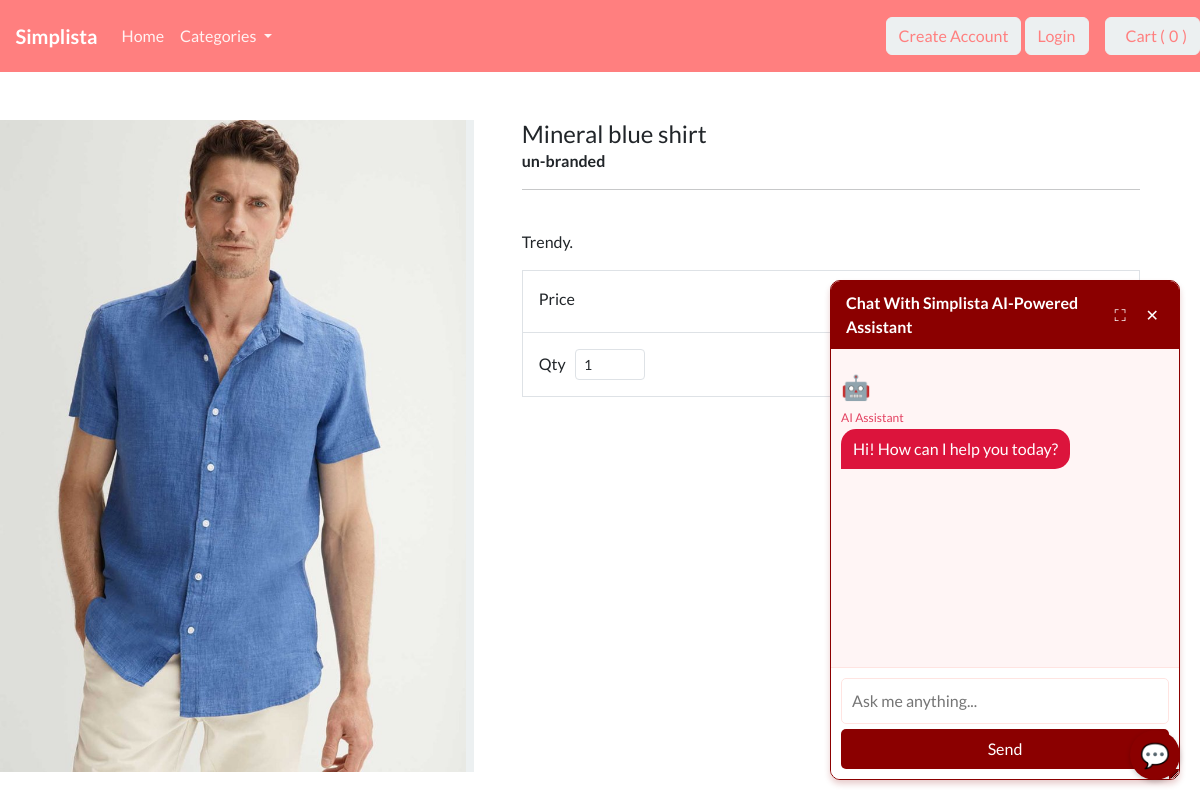
The app's page /product/mineral-blue-shirt/ with its own data.
### store/models.py (models this page shows, shortened)
class Product(models.Model):
    category = models.ForeignKey(Category, related_name='product', on_delete=models.CASCADE, null=True)
    title = models.CharField(max_length=250)
    brand = models.CharField(max_length=250, default='un-branded')
    description = models.TextField(blank=True)
    slug = models.SlugField(max_length=255)
    price = models.DecimalField(max_digits=6, decimal_places=2)
    image = models.ImageField(upload_to='images/')
    class Meta:
        verbose_name_plural = 'products'

### store/views.py (the view, shortened to what this page needs)
# urls.py: path('product/<slug:product_slug>/', views.product_info, name='product-info'),
def product_info(request, product_slug):
    product = get_object_or_404(Product, slug=product_slug)
    context = {'product': product}
    return render(request, 'store/product-info.html', context)

### cart/cart.py (called while the page is built)
    def __len__(self):
        return sum(item['qty'] for item in self.cart.values())

### cart/context_processors.py (called while the page is built)
def cart(request):
    return {'cart': Cart(request)}

### store/context_processors.py (called while the page is built)
def categories(request):
    return {
        'categories': Category.objects.all()
    }

### store/models.py (called while the page is built)
    def get_absolute_url(self):
        return reverse('list-category', args=[self.slug])

### store/templates/store/product-info.html (shortened to what this page needs)
{% extends "./base.html" %}
{% load static %}
{% block content %}
<div class="container">
    <main class="pt-5">
        <div class="row g-3">
            <div class="col-md-5 col-lg-5 order-md-first bg-light">
                <img class="img-fluid mx-auto d-block" alt="Responsive image" src="{{ product.image.url }}">
            </div>
            <div class="col-md-7 col-lg-7 ps-md-3 ps-lg-5">
                <h1 class="mb-0 h4"> {{ product.title }}  </h1>
                <strong> {{ product.brand }} </strong>
                <hr>
                <br>
                <p> {{ product.description }} </p>
                <div class="border">
                    <div class="col border-bottom">
                        <div class="row p-3">
                            <div class="col-6"> Price </div>
                            <div class="col-6 text-end"><span class="h4 fw-bold">$ {{ product.price }} </span></div>
                        </div>
                    </div>
                    <div class="col">
                        <div class="row p-3">
                            <div class="col-6">
                                <label for="quantity">Qty</label>
                                <input
                                    type="number"
                                    id="quantity"
                                    name="quantity"
                                    value="1"
                                    min="1"
                                    max="99"
                                    class="form-control form-control-sm d-inline-block"
                                    style="width: 70px;"
                                >
                            </div>
                            <div class="col-6 text-end">
                                <button type="button" id="add-button" value="{{product.id}}" class="btn btn-secondary btn-sm">
                                </button>
                            </div>
                        </div>
                    </div>
                </div>
            </div>
        </div>
    </main>
    <br>
</div>
{% endblock %}

### static/css/styles.css (style rules this page uses)
html, body { margin: 0; padding: 0; width: 100%; }
.container { width: 100%; padding: 0; margin: 0; }

### static/css/chatbot.css (style rules this page uses)
:root { --deep-red: #8B0000; --fire-brick: #B22222; --crimson: #DC143C; --light-red: #FFE4E1; }

### records on screen
Product: image (picture), title "Mineral blue shirt", brand "un-branded", description "Trendy."

### other values on screen
{{ cart|length }} "0"
